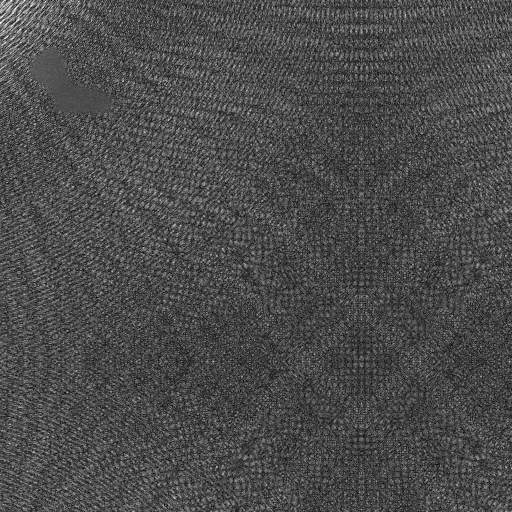
%> input picture 1.png, 512 x 512 px
$ octave referenceCalc.m   (GNU Octave 9; MATLAB toolbox functions it lacks are replaced by stand-ins)
%> lines starting %> are read from the running program, lines starting %| are printed output that depends on the picture
img = imread("1.png");
%> img is the input picture: size 512x512 uint8; min 0, max 255, mean 75.3
block0 = img(1:32, 1:32);
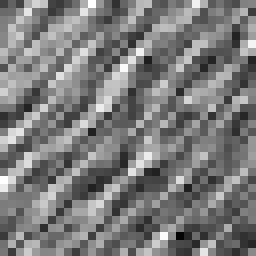
%> block0: size 32x32 uint8 (shown 8 times larger); min 4, max 255, mean 123
block30 = img(481:512, 481:512);
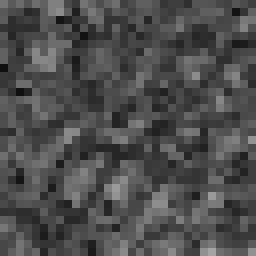
%> block30: size 32x32 uint8 (shown 8 times larger); min 16, max 164, mean 77

block0_flat = single(reshape(block0, 1, 32*32));
%> block0_flat = 1024 values, max 255 at index 23, min 4 at index 734, mean 123
block30_flat = single(reshape(block30, 1, 32*32));
%> block30_flat = 1024 values, max 164 at index 864, min 16 at index 9, mean 76.97

block0_flat_sorted = sort(block0_flat);
%> block0_flat_sorted = 1024 values from 4 to 255
block30_flat_sorted = sort(block30_flat);
%> block30_flat_sorted = 1024 values from 16 to 164

%mean(mean(block0))
var(block0_flat) % should return 2033.33
%> ans = 2033.3
